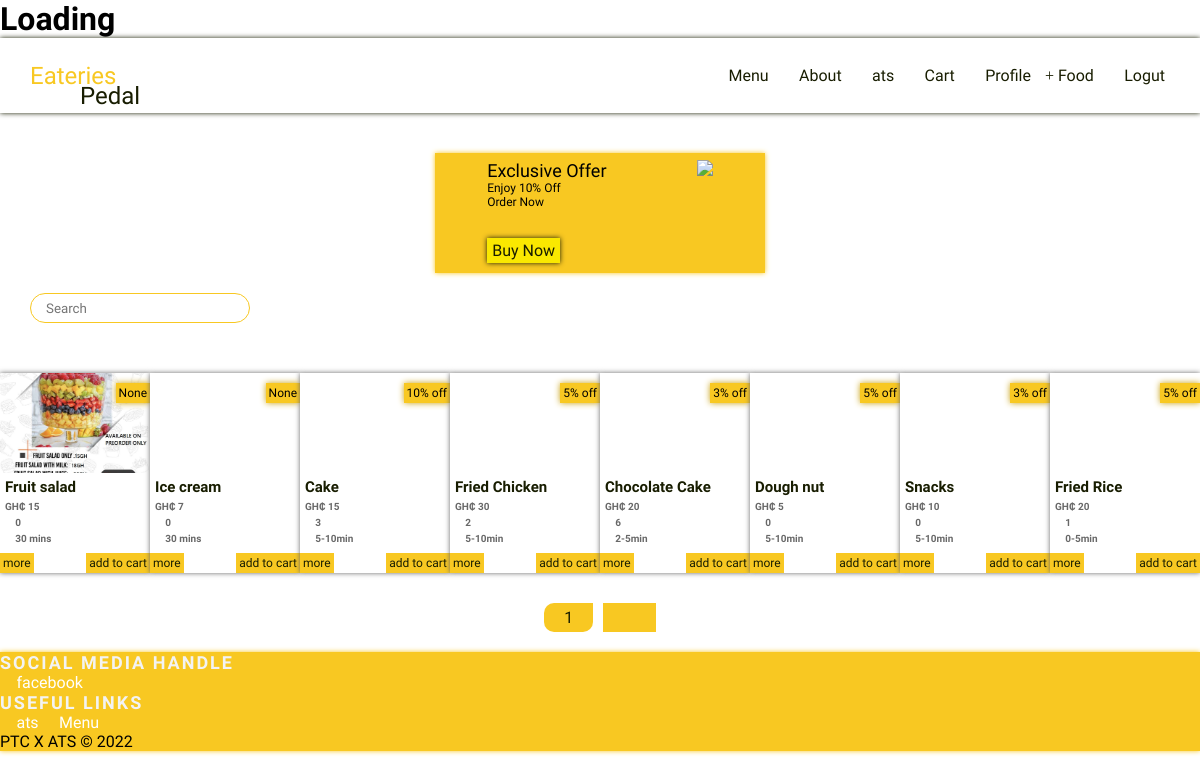
Screenshot of /menu (signed in) with the database file from the repository.
### accounts/models.py (models this page shows, shortened)
class User(AbstractUser):
    userType_select = (
        ('Consumer', 'Consumer'),
        ('Food vendor', 'Food vendor'),
    )
    user_type = models.CharField(choices=userType_select, max_length=15)
    gender_select = (
        ('male', 'Male'),
        ('female', 'Female'),
    )
    gender = models.CharField(choices=gender_select, max_length=6, blank=True,null= True)

### vendor/models.py (models this page shows, shortened)
class Food(models.Model):
    vendor = models.ForeignKey(VendorAcount, on_delete=models.CASCADE)
    name = models.CharField(max_length=255)
    photo = models.ImageField(upload_to='food-img/')
    price = models.IntegerField()
    offer = models.CharField(max_length=255, null=True, blank=True)
    ratings = models.IntegerField(default=0)
    delivery_time = models.CharField(max_length=50, null=True, blank=True)
    description = models.CharField(max_length=1024)
    food_url = models.CharField(max_length=255, null=True, blank=True)
    time_stamp = models.DateTimeField(auto_now=True, null=True, blank=True)

### home/views.py (the view)
# urls.py: path('menu', menuView, name='menu'),
def menuView(request):
    foods = Food.objects.order_by('-time_stamp')
    paginator = Paginator(foods, 8)
    page_request_var = 'page'
    page = request.GET.get(page_request_var)
    try:
        paginated_qs = paginator.page(page)
    except PageNotAnInteger:
        paginated_qs = paginator.page(1)
    except EmptyPage:
        paginated_qs = paginator.page(paginator.num_pages)
    context={
        'title': 'Menu',
        'foods': paginated_qs,
        'rpv': page_request_var,
        }
    return render(request, 'menu.html', context)

### templates/menu.html (shortened to what this page needs)
{% extends 'base.html' %}
{% load static %}
{% block content %}
<div class="mb-40 mi-30">
    <div class="flex-center">
        <div class="exclusive-card shadow-pr">
            <div class="text">
                <h1>Exclusive Offer</h1>
                <h2>Enjoy 10% Off <br> Order Now</h2>
                <a href="#" class="btn-pl  shadow">Buy Now</a>
            </div>
            <div class="food-img">
                <img src="{% static 'Assets/f2.png'%}" class="ex-img">
            </div>
        </div>
    </div>
        <form action="{% url 'home:foodSearch' %}" class="menubar mb-20">
            <input type="text" name="q" placeholder="Search" class="form-item"> <button type="submit" class="borderless text-pr search-btn"><i class="fa fa-search"></i></button>
        </form>
</div>
        {% if foods %}
        <div class="flex-wrap">
         {% for food in foods %}
         <div class="card-150 mb-10"  data-aos="flip-right" data-aos-delay="400">
            <div class="card-150-img-container">
                <img src="{{food.photo.url}}" alt="" class="card-150-img">
            </div>
            <div class="card150-offer">{{food.offer}}</div>
            <div class="card150-content">
                <h1 class="card150-title">{{food.name}} </h1>
                <h1 class="card150-price">GH₵ {{food.price}} </h1>
                <h1 class="card150-rating"> <i class="fa fa-star text-pr"></i> {{food.ratings}} </h1>
                <h1 class="card150-time"><i class="fa fa-clock text-pr"></i> {{food.delivery_time}}</h1>
             </div>
            <a href="{% url 'home:food' food.food_url %}" class="card150-btn-lb">more</a>
            <a data-food="{{food.id}}" data-action="add" class="card150-btn-rb foodedit">add to cart</a>
        </div>
        {% endfor %}
    </div>
        {% else %}
        <h1 class="h1-pr mb-40"> No food available at the moment</h1>
         {% endif %}
        <div class="pagination flex-center mb-20">
          {% include 'pagination.html' %}
        </div>
{% endblock %}

### templates/nav.html (shortened to what this page needs)
<div class="nav-bar shadow fixed-top">
  <a href="/"><h2 class="logo-d">Eateries</h2></a>
  <nav class="visible">
    <a href="{% url 'home:menu' %}" class="btn-link-d nav-link"><i class="fa fas fa-list"></i> Menu</a>
    <a href="{% url 'home:about' %}" class="btn-link-d nav-link"><i class="fa fas fa-info"></i> About</a>
    {% if request.user.is_authenticated %}
    <a href="#" class="btn-link-d nav-link"><i class="fa fa-user"></i> {{request.user}}</a>
    {% if user.my_cart.exists %}
    <a href="{% url 'cart:home' %}" class="btn-link-d nav-link"><i class="fa fas fa-shopping-cart"></i> Cart</a>
    {% endif%}
    {% if user.vendor.exists %}
    <a href="{% url 'vendor:profile' %}" class="btn-link-d nav-link"><i class="fa far fa-user"></i> Profile</a>
    <a href="{% url 'vendor:foodAdd' %}" class="btn-link-d nav-link"><i class="fa far fa-plus"></i> Food</a>
    {% endif %}
    <a href="{% url 'account:logout' %}" class="btn-link-d nav-link"><i class="fa fas fa-sign-out-alt"></i> Logut</a>
    {% else %}
    <a href="{% url 'account:login' %}" class="btn-link-d nav-link"><i class="fa fas fa-sign-in-alt"></i> Login</a>
    <a href="{% url 'account:register' %}" class="btn-link-d nav-link"><i class="fa fas fa-user-plus"></i> Signup</a>
    {% endif %}
  </nav>
</div>

### templates/footer.html
<footer class="bg-pr shadow-pr">
    <div class="footer-nav">
        <div class="handles">
            <h2 class="h1-l">Social Media Handle</h2>
            <a href="#" class="btn-link-l"><i class="fab fa-facebook"></i> facebook </a>
        </div>
        <div class="links">
            <h2 class="h1-l">Useful Links</h2>
            {% if request.user.is_authenticated %}
            <a href="#" class="btn-link-l"><i class="fa fa-user"></i> {{request.user}}</a>
            {% else %}
            <a href="{% url 'account:login' %}" class="btn-link-l"><i class="fa fa-arrow-left"></i> Login</a>
            <a href="{% url 'account:register' %}" class="btn-link-l"><i class="fa fa-arrow-left"></i> Signup</a>
            {% endif %}
            <a href="{% url 'home:menu' %}" class="btn-link-l"><i class="fa fa-arrow-left"></i> Menu</a>
        </div>
    </div>
    <div class="dev">PTC X ATS © 2022 </div>
  </footer>

### static/style.css (style rules this page uses)
:root { --pl-color : #FAE800; --pr-color : #F8C822; --danger-color: #c93712; --success-color: #0fb400; --hpr-color: #c9a112; --dk-color: rgb(24, 29, 1); --gray-color: #686868; --whitish: hsl(0, 0%, 100%); --white: #F3F3F3; }
* { margin: 0; padding: 0; font-family: 'Electrolize'; box-sizing: border-box; text-decoration: none; scroll-behavior: smooth; }
.borderless { border: none; background: none; }
.ex-img { width: 100px; }
.h1-l { font-size: 18px; letter-spacing: 2px; color: var(--white); text-transform: uppercase; }
.text-pr { color: var(--pr-color); }
.bg-pr { background-color: var(--pr-color); }
.mi-30 { margin-inline: 30px; }
.mb-10 { margin-block: 10px; }
.mb-20 { margin-block: 20px; }
.mb-40 { margin-block: 40px; }
.logo-d { font-weight: 400; color: var(--pr-color); position: relative; }
.logo-d::after { color: var(--dk-color); content: 'Pedal'; position: absolute; bottom: -20px; left: 50px; }
.shadow { box-shadow: 0 0 5px var(--dk-color); }
.shadow-pr { box-shadow: 0 0 5px var(--pr-color); }
.btn-pl { background-color: var(--pl-color); padding: 3px 5px; color: var(--dk-color); }
.btn-link-l { color: var(--whitish); transition: 0.5s; }
.btn-link-d { color: var(--dk-color); transition: 0.5s; }
.nav-link { position: relative; }
.nav-link::after { content: ''; position: absolute; bottom: -5px; background-color: var(--pr-color); left: 0; width: 0; height: 3px; transition: .5s; }
.flex-center { display: flex; justify-content: center; align-items: center; }
.flex-wrap { display: flex; align-items: center; justify-content: space-evenly; flex-wrap: wrap; }
.card-150 { position: relative; width: 150px; height: 200px; background-color: var(--whitish); box-shadow: 0 0 5px var(--gray-color); transition: 0.2s; }
.card-150-img-container { overflow: hidden; width: 100%; height: 100px; display: flex; justify-content: center; align-items: center }
.card-150-img { width: 150px; transition: 0.5s; }
.card150-offer { position: absolute; top: 10px; right: 0; background-color: var(--pr-color); padding: 3px; font-size: 12px; box-shadow: 0 0 6px var(--hpr-color); }
.card150-btn-lb { position: absolute; bottom: 0; left: 0; background-color: var(--pr-color); padding: 3px; font-size: 12px; color: var(--dk-color); }
.card150-btn-rb { position: absolute; bottom: 0; right: 0; background-color: var(--pr-color); padding: 3px; font-size: 12px; transition: 0.5s; color: var(--dk-color); }
.card150-content { width: 100%; padding: 5px; display: flex; flex-direction: column; gap: 5px; }
.card150-title { color: var(--dk-color); font-size: 15px; }
.card150-price, .card150-rating, .card150-time { color: var(--gray-color); font-size: 10px; }
.exclusive-card { width: 330px; height: 120px; padding: 7px; display: flex; justify-content: space-around; position: relative; background-color: var(--pr-color); }
.exclusive-card .text h1 { font-size: 18px; font-weight: 500; }
.exclusive-card .text h2 { font-size: 12px; font-weight: 100; }
.exclusive-card .text a { position: absolute; bottom: 10px; }
.form-item { width: 220px; height: 30px; border: 1px solid var(--pr-color); border-radius: 50px; outline: none; padding-inline: 15px; color: var(--pr-color); transition: 0.4s; position: relative; }
.nav-bar, .nav-bar-transparent { width: 100%; height: 75px; background-color: var(--whitish); display: flex; align-items: center; justify-content: space-between; padding-inline: 30px; z-index: 4; }
nav a { margin-inline: 5px; }

### static/css/brands.css (style rules this page uses)
:root, :host { --fa-font-brands: normal 400 1em/1 "Font Awesome 6 Brands"; }
.fab, .fa-brands { font-family: 'Font Awesome 6 Brands'; font-weight: 400; }
.fa-facebook:before { content: "\f09a"; }

### rows the page displays
User: user "ats"
Food: photo (picture), offer "None", name "Fruit salad", price "15", ratings "0", delivery_time "30 mins"
Food: offer "None", name "Ice cream", price "7", ratings "0", delivery_time "30 mins"
Food: offer "10% off", name "Cake", price "15", ratings "3", delivery_time "5-10min"
Food: offer "5% off", name "Fried Chicken", price "30", ratings "2", delivery_time "5-10min"
Food: offer "3% off", name "Chocolate Cake", price "20", ratings "6", delivery_time "2-5min"
Food: offer "5% off", name "Dough nut", price "5", ratings "0", delivery_time "5-10min"
Food: offer "3% off", name "Snacks", price "10", ratings "0", delivery_time "5-10min"
Food: offer "5% off", name "Fried Rice", price "20", ratings "1", delivery_time "0-5min"

### other values shown
{{ foods.number }} "1"
